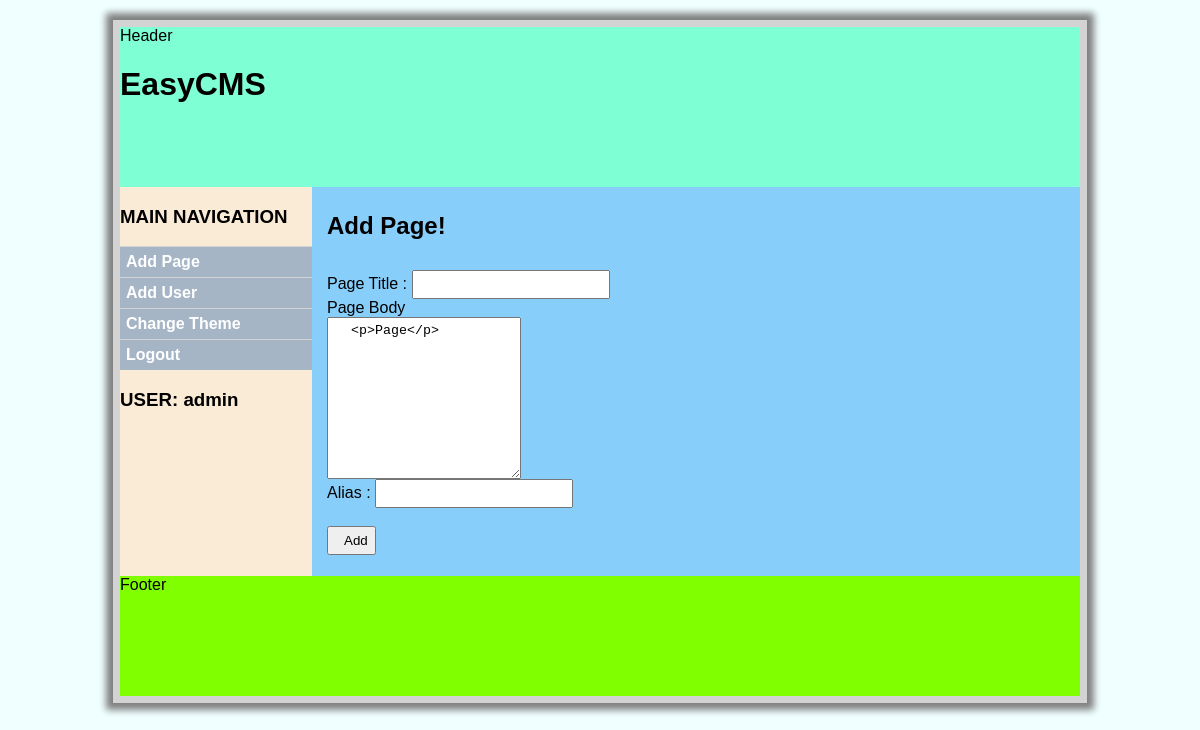
/index.php?q=add/page (signed in), run on the app's committed database.
### tables this page shows
CREATE TABLE IF NOT EXISTS `routes` (
  `routeid` int(11) NOT NULL AUTO_INCREMENT,
  `action` varchar(25) NOT NULL,
  `type` varchar(25) DEFAULT NULL,
  `id` int(11) DEFAULT NULL,
  `description` varchar(255) DEFAULT NULL,
  `func_name` varchar(25) NOT NULL,
  `status` tinyint(1) NOT NULL,
  `security_layer` int(11) NOT NULL,
  PRIMARY KEY (`routeid`)
);

### includes/bootstrap.php (called while the page is built, shortened)
<?php
function boot()
{
    append_left_sidebar(Theme::MainNavigationMenu());
    Theme::LoadCurrentTheme();
}
?>

### index.php (called while the page is built, shortened)
<?php
include('includes/bootstrap.php');
boot();
?>

### includes/classes/class_db.php (called while the page is built, shortened)
<?php
class dB
{
    protected $dbh;
    public function __construct()
    {
        $this->dbh = $this->dBConnect();
    }
    protected function dBConnect()
    {
        $connection_string = "mysql:host=".HOST.";dbname=".DBNAME;
        return new PDO($connection_string, DBUSER, DBPASS);
    }
    public function GetSidebarItems()
    {
        $fields = "action,type,description";
        $table_name = "routes";
        $condition = "id is NULL AND status = 1";
        return $this->dBFetchFromTable($fields,$table_name,$condition);
    }
    public function dBFetchFromTable($fields, $tbl_name, $condition)
    {
        $sql  = "SELECT ".$fields." FROM ".DBNAME.".`".$tbl_name."`";
        if (!empty($condition))
        {
            $sql .= " WHERE ".$condition;
        }
        $statement  = $this->dbh->prepare($sql);
        $result  = $statement->execute();
        if ($result)
        {
            return $statement->fetchAll(PDO::FETCH_ASSOC);
        }
            return false;
    }
}
?>

### includes/classes/class_theme.php (the view, shortened to what this page needs)
<?php
class Theme
{
   public static function LoadCurrentTheme()
   {
       $db = new dB();
       $theme = $db->dBFetchFromTable("theme_path","themes","theme_status = 1");
       if ($theme)
       {
           $path = "themes/".$theme[0]['theme_path']."/theme.php";
           if (is_readable($path))
           {
               include_once($path);
           }
           else
           {
               include_once("themes/default/theme.php");
           }
       }
       else
       {
           include_once("themes/default/theme.php");
       }
   }
    public static function MainNavigationMenu()
    {
        $db = new dB();
        $links = $db->GetSidebarItems();
        $html = "<h3 id='navigation'>MAIN NAVIGATION</h3>";
        $html .= "<ul id='main_navi_menu'>";
        foreach ($links as $link)
        {
            if (($link['action'] == 'login') and !empty($_SESSION['userid']) )
            {
                continue;
            }
            $html .= "<li>";
            $html .= "<a href=".CMS_BASE_URI."?q=".$link['action'];
            if (!empty($link['type']))
            {
                $html .= "/".$link['type'];
            }
            $html .= ">".$link['description']."</a>";
            $html .= "</li>";
        }
        $html .= "</ul>";
        if (!empty($_SESSION['userid']))
        {
            $html .= "<h3> USER: {$_SESSION['username']} </h3>";
        }
        return $html;
    }
}
?>

### themes/default/style.css (style rules this page uses)
body { padding: 0px; margin: 0px; background-color: azure; font-family: Arial, helvetica, sans-serif; }
ul#main_navi_menu { list-style: none; margin: 0; padding: 0; background-color: #A5B5C6; }
ul#main_navi_menu li { list-style: none; border-top: 1px solid lightgray; }
ul#main_navi_menu li a:link, ul#main_navi_menu li a:visited { text-decoration: none; display: block; padding: 6px; font-weight: bold; color: #FFF; }
#content * { padding-left: 15px; padding-top: 5px; padding-bottom: 5px; }

### data on the page
routes: description "Add Page"
routes: description "Add User"
routes: description "Change Theme"
routes: description "Logout"

### other printed values
$_SESSION['username'] "admin"
$GLOBALS['content'] "Add Page!"
$text "Page Title Alias"
$text "Page Body"
